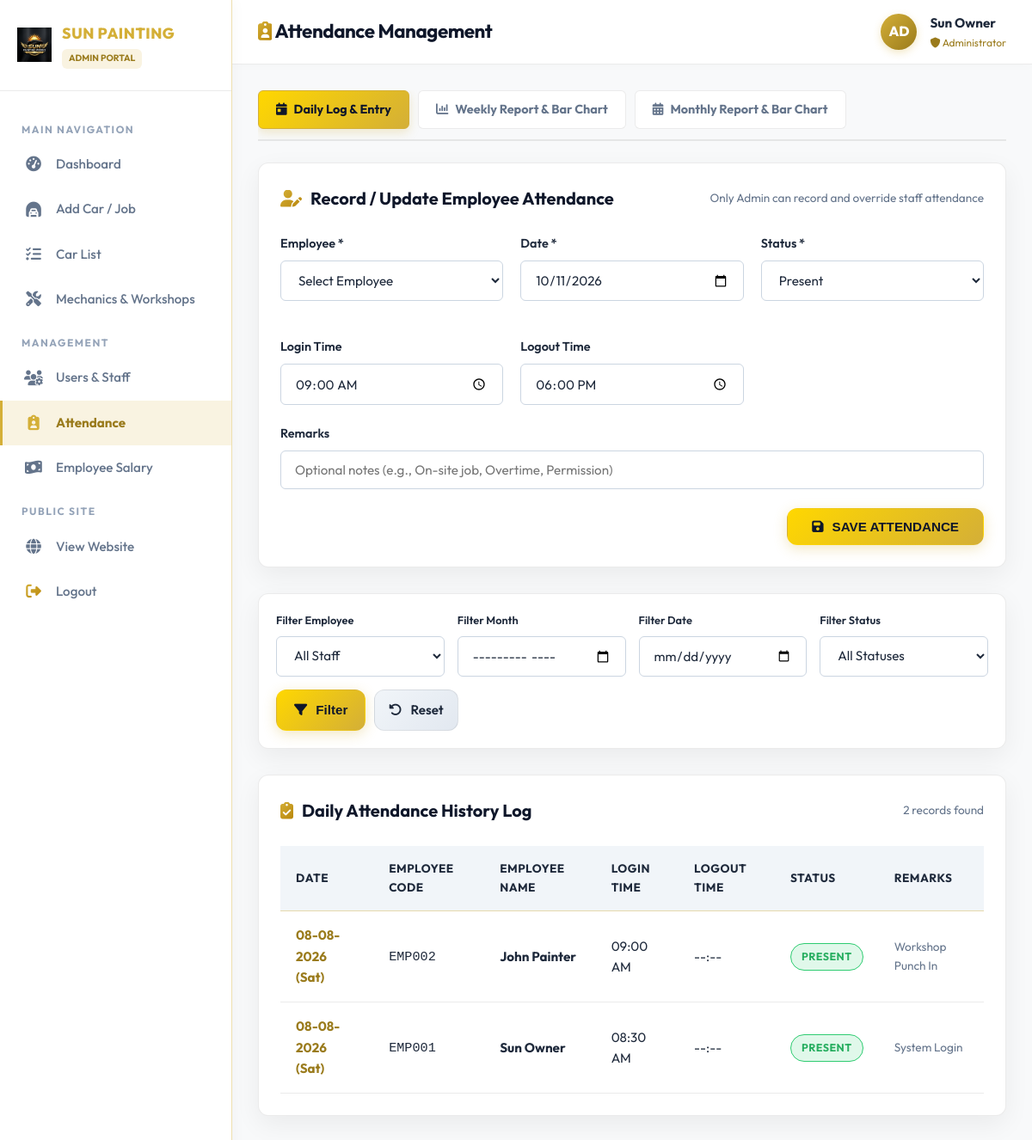
/admin/attendance.php (signed in), run on the app's committed database.
### tables this page shows
CREATE TABLE IF NOT EXISTS `attendance` (
  `id` INT AUTO_INCREMENT PRIMARY KEY,
  `user_id` INT NOT NULL,
  `attendance_date` DATE NOT NULL,
  `login_time` TIME NULL,
  `logout_time` TIME NULL,
  `status` ENUM('Present', 'Absent', 'Half Day', 'Leave') NOT NULL DEFAULT 'Present',
  `remarks` TEXT NULL,
  `created_at` TIMESTAMP DEFAULT CURRENT_TIMESTAMP,
  INDEX `idx_attendance_user_id` (`user_id`),
  INDEX `idx_attendance_date` (`attendance_date`),
  UNIQUE KEY `uk_user_date` (`user_id`, `attendance_date`),
  CONSTRAINT `fk_attendance_user` FOREIGN KEY (`user_id`) REFERENCES `users` (`id`) ON DELETE CASCADE
);

CREATE TABLE IF NOT EXISTS `users` (
  `id` INT AUTO_INCREMENT PRIMARY KEY,
  `employee_id` VARCHAR(50) NOT NULL UNIQUE,
  `name` VARCHAR(100) NOT NULL,
  `phone` VARCHAR(20) NOT NULL,
  `username` VARCHAR(50) NOT NULL UNIQUE,
  `password` VARCHAR(255) NOT NULL,
  `role` ENUM('Admin', 'User') NOT NULL DEFAULT 'User',
  `joining_date` DATE NULL,
  `status` ENUM('Active', 'Inactive') NOT NULL DEFAULT 'Active',
  `created_at` TIMESTAMP DEFAULT CURRENT_TIMESTAMP,
  `updated_at` TIMESTAMP DEFAULT CURRENT_TIMESTAMP ON UPDATE CURRENT_TIMESTAMP,
  INDEX `idx_username` (`username`),
  INDEX `idx_employee_id` (`employee_id`),
  INDEX `idx_role` (`role`)
);

### includes/auth.php (called while the page is built, shortened)
<?php
function e($string) {
    return htmlspecialchars($string ?? '', ENT_QUOTES, 'UTF-8');
}

### admin/attendance.php (the view, shortened to what this page needs)
<?php
require_once __DIR__ . '/../includes/admin_auth.php';
$activeTab = $_GET['tab'] ?? 'daily';
$dateFilter = trim($_GET['date'] ?? '');
$monthFilterDaily = trim($_GET['month'] ?? '');
$where = ["1=1"];
$params = [];
$whereSql = implode(" AND ", $where);
$query = "SELECT a.*, u.name AS employee_name, u.employee_id AS emp_code, u.role
          FROM attendance a
          JOIN users u ON a.user_id = u.id
          WHERE {$whereSql}
          ORDER BY a.attendance_date DESC, a.id DESC";
$stmt = $pdo->prepare($query);
$stmt->execute($params);
$attendanceList = $stmt->fetchAll();
?>
<!DOCTYPE html>
<html lang="en">
<head>
  <link rel="stylesheet" href="https://cdnjs.cloudflare.com/ajax/libs/font-awesome/6.4.0/css/all.min.css">
  <link rel="stylesheet" href="../assets/css/style.css">
  <link rel="stylesheet" href="../assets/css/dashboard.css">
</head>
<body>
<div class="app-wrapper">
  <aside class="sidebar">
    <div class="sidebar-header">
      <img src="../assets/images/logo.png" alt="Logo" class="sidebar-logo">
      <div style="flex-grow: 1;">
        <div class="sidebar-brand-name">SUN PAINTING</div>
        <span class="sidebar-role-badge">ADMIN PORTAL</span>
      </div>
    </div>
    <ul class="sidebar-menu">
      <li class="sidebar-menu-category">Main Navigation</li>
      <li class="sidebar-item">
        <a href="dashboard.php"><i class="fa-solid fa-gauge-high"></i> Dashboard</a>
      </li>
      <li class="sidebar-item">
        <a href="add_car.php"><i class="fa-solid fa-car-tunnel"></i> Add Car / Job</a>
      </li>
      <li class="sidebar-item">
        <a href="car_list.php"><i class="fa-solid fa-list-check"></i> Car List</a>
      </li>
      <li class="sidebar-item">
        <a href="mechanics.php"><i class="fa-solid fa-screwdriver-wrench"></i> Mechanics & Workshops</a>
      </li>
      <li class="sidebar-menu-category">Management</li>
      <li class="sidebar-item">
        <a href="users.php"><i class="fa-solid fa-users-gear"></i> Users & Staff</a>
      </li>
      <li class="sidebar-item active">
        <a href="attendance.php"><i class="fa-solid fa-clipboard-user"></i> Attendance</a>
      </li>
      <li class="sidebar-item">
        <a href="salary.php"><i class="fa-solid fa-money-bill-wave"></i> Employee Salary</a>
      </li>
      <li class="sidebar-menu-category">Public Site</li>
      <li class="sidebar-item">
        <a href="../index.php" target="_blank"><i class="fa-solid fa-globe"></i> View Website</a>
      </li>
      <li class="sidebar-item">
        <a href="../logout.php"><i class="fa-solid fa-right-from-bracket text-gold"></i> Logout</a>
      </li>
    </ul>
  </aside>
  <main class="main-content">
    <header class="top-bar">
      <div style="display: flex; align-items: center; gap: 15px;">
        <h1 class="top-bar-title"><i class="fa-solid fa-clipboard-user text-gold"></i> Attendance Management</h1>
      </div>
      <div class="user-profile-menu">
        <div class="user-avatar">AD</div>
        <div>
          <div style="font-weight: 700; font-size: 0.95rem;"><?php echo e($_SESSION['user_name']); ?></div>
          <div style="font-size: 0.75rem; color: var(--gold-dark);"><i class="fa-solid fa-shield"></i> Administrator</div>
        </div>
      </div>
    </header>
    <div class="content-body">
      <div class="report-tabs">
        <a href="attendance.php?tab=daily" class="report-tab-btn <?php echo $activeTab === 'daily' ? 'active' : ''; ?>">
          <i class="fa-solid fa-calendar-day"></i> Daily Log & Entry
        </a>
        <a href="attendance.php?tab=weekly" class="report-tab-btn <?php echo $activeTab === 'weekly' ? 'active' : ''; ?>">
          <i class="fa-solid fa-chart-column"></i> Weekly Report & Bar Chart
        </a>
        <a href="attendance.php?tab=monthly" class="report-tab-btn <?php echo $activeTab === 'monthly' ? 'active' : ''; ?>">
          <i class="fa-solid fa-calendar-days"></i> Monthly Report & Bar Chart
        </a>
      </div>
      <?php if ($activeTab === 'daily'): ?>
        <div class="card-box">
          <div class="card-box-header">
            <div class="card-box-title"><i class="fa-solid fa-user-pen text-gold"></i> Record / Update Employee Attendance</div>
            <span style="font-size: 0.85rem; color: var(--text-muted);">Only Admin can record and override staff attendance</span>
          </div>
          <form action="attendance.php?tab=daily" method="POST">
            <div class="form-row">
              <div class="form-group">
                <label class="form-label">Employee *</label>
                <select name="user_id" class="form-control" required>
                  <option value="">Select Employee</option>
                </select>
              </div>
              <div class="form-group">
                <label class="form-label">Date *</label>
                <input type="date" name="attendance_date" class="form-control" value="<?php echo date('Y-m-d'); ?>" required>
              </div>
              <div class="form-group">
                <label class="form-label">Status *</label>
                <select name="status" class="form-control" required>
                  <option value="Present">Present</option>
                </select>
              </div>
              <div class="form-group">
                <label class="form-label">Login Time</label>
                <input type="time" name="login_time" class="form-control" value="09:00">
              </div>
              <div class="form-group">
                <label class="form-label">Logout Time</label>
                <input type="time" name="logout_time" class="form-control" value="18:00">
              </div>
            </div>
            <div class="form-group">
              <label class="form-label">Remarks</label>
              <input type="text" name="remarks" class="form-control" placeholder="Optional notes (e.g., On-site job, Overtime, Permission)">
            </div>
            <div style="text-align: right;">
              <button type="submit" class="btn btn-gold"><i class="fa-solid fa-floppy-disk"></i> SAVE ATTENDANCE</button>
            </div>
          </form>
        </div>
        <div class="card-box" style="padding: 20px;">
          <form action="attendance.php" method="GET" style="display: flex; gap: 15px; flex-wrap: wrap; align-items: flex-end;">
            <div style="flex: 1; min-width: 160px;">
              <label class="form-label" style="font-size: 0.8rem;">Filter Employee</label>
              <select name="employee_id" class="form-control">
                <option value="0">All Staff</option>
              </select>
            </div>
            <div style="flex: 1; min-width: 140px;">
              <label class="form-label" style="font-size: 0.8rem;">Filter Month</label>
              <input type="month" name="month" class="form-control" value="<?php echo e($monthFilterDaily); ?>">
            </div>
            <div style="flex: 1; min-width: 140px;">
              <label class="form-label" style="font-size: 0.8rem;">Filter Date</label>
              <input type="date" name="date" class="form-control" value="<?php echo e($dateFilter); ?>">
            </div>
            <div style="flex: 1; min-width: 140px;">
              <label class="form-label" style="font-size: 0.8rem;">Filter Status</label>
              <select name="status" class="form-control">
                <option value="">All Statuses</option>
              </select>
            </div>
            <div style="display: flex; gap: 10px; flex-wrap: wrap;">
              <button type="submit" class="btn btn-gold" style="padding: 11px 20px;"><i class="fa-solid fa-filter"></i> Filter</button>
              <a href="attendance.php?tab=daily" class="btn btn-silver" style="padding: 11px 16px;"><i class="fa-solid fa-rotate-left"></i> Reset</a>
            </div>
          </form>
        </div>
        <div class="card-box">
          <div class="card-box-header">
            <div class="card-box-title"><i class="fa-solid fa-clipboard-check text-gold"></i> Daily Attendance History Log</div>
            <span style="font-size: 0.85rem; color: var(--text-muted);"><?php echo count($attendanceList); ?> records found</span>
          </div>
          <div class="table-responsive">
            <table class="custom-table">
              <thead>
                <tr>
                  <th>Date</th>
                  <th>Employee Code</th>
                  <th>Employee Name</th>
                  <th>Login Time</th>
                  <th>Logout Time</th>
                  <th>Status</th>
                  <th>Remarks</th>
                </tr>
              </thead>
              <tbody>
                <?php if (empty($attendanceList)): ?>
                  <tr>
                    <td colspan="7" style="text-align: center; color: var(--text-muted); padding: 30px;">No attendance records found matching filters.</td>
                  </tr>
                <?php else: ?>
                  <?php foreach ($attendanceList as $att): ?>
                    <tr>
                      <td style="font-weight: 700; color: var(--gold-dark);"><?php echo date('d-m-Y (D)', strtotime($att['attendance_date'])); ?></td>
                      <td><code><?php echo e($att['emp_code']); ?></code></td>
                      <td style="font-weight: 700;"><?php echo e($att['employee_name']); ?></td>
                      <td><?php echo $att['login_time'] ? date('h:i A', strtotime($att['login_time'])) : '--:--'; ?></td>
                      <td><?php echo $att['logout_time'] ? date('h:i A', strtotime($att['logout_time'])) : '--:--'; ?></td>
                      <td>
                        <span class="badge badge-att-<?php echo e($att['status']); ?>"><?php echo e($att['status']); ?></span>
                      </td>
                      <td style="color: var(--text-muted); font-size: 0.85rem;"><?php echo e($att['remarks']); ?></td>
                    </tr>
                  <?php endforeach; ?>
                <?php endif; ?>
              </tbody>
            </table>
          </div>
        </div>
      <?php endif; ?>
    </div>
  </main>
</div>
</body>
</html>

### assets/css/style.css (style rules this page uses)
:root, [data-theme="light"] { --bg-primary: #F8F9FA; --bg-secondary: #FFFFFF; --bg-card: #FFFFFF; --bg-card-hover: #F1F5F9; --gold-primary: #D4AF37; --gold-light: #E6B800; --gold-dark: #9A7B1C; --gold-glow: rgba(212, 175, 55, 0.25); --silver-primary: #475569; --silver-light: #334155; --silver-dark: #94A3B8; --text-main: #1E293B; --text-muted: #64748B; --text-dark: #0F172A; --border-gold: rgba(212, 175, 55, 0.4); --border-light: rgba(0, 0, 0, 0.08); --shadow-gold: 0 8px 25px rgba(212, 175, 55, 0.2); --shadow-card: 0 10px 30px rgba(0, 0, 0, 0.06); --radius-sm: 6px; --radius-md: 12px; --radius-lg: 20px; --radius-full: 9999px; --transition: all 0.3s cubic-bezier(0.16, 1, 0.3, 1); }
* { margin: 0; padding: 0; box-sizing: border-box; }
html { scroll-behavior: smooth; font-family: 'Outfit', 'Plus Jakarta Sans', sans-serif; background-color: var(--bg-primary); color: var(--text-main); }
body { overflow-x: hidden; line-height: 1.6; background-color: var(--bg-primary); color: var(--text-main); }
h1, h2, h3, h4, h5, h6 { font-weight: 700; letter-spacing: -0.02em; color: var(--text-main); }
.text-gold { color: var(--gold-primary); background: linear-gradient(135deg, #D4AF37 0%, #B8860B 100%); -webkit-background-clip: text; -webkit-text-fill-color: transparent; }
.btn { display: inline-flex; align-items: center; justify-content: center; gap: 10px; padding: 12px 28px; font-size: 0.95rem; font-weight: 600; border-radius: var(--radius-md); text-decoration: none; cursor: pointer; transition: var(--transition); border: 1px solid transparent; }
.btn-gold { background: linear-gradient(135deg, #FFD700 0%, #D4AF37 100%); color: var(--text-dark); box-shadow: 0 4px 15px rgba(212, 175, 55, 0.3); }
.btn-silver { background: linear-gradient(135deg, #F1F5F9 0%, #E2E8F0 100%); color: var(--text-main); border: 1px solid var(--border-light); }

### data on the page
attendance: attendance_date "08-08-2026 (Sat)", user.employee_id "EMP002", user.name "John Painter", login_time "09:00 AM", status "PRESENT", remarks "Workshop Punch In"
attendance: attendance_date "08-08-2026 (Sat)", user.employee_id "EMP001", user.name "Sun Owner", login_time "08:30 AM", status "PRESENT", remarks "System Login"

### other printed values
$_SESSION['user_name'] "Sun Owner"
count($attendanceList) "2"
